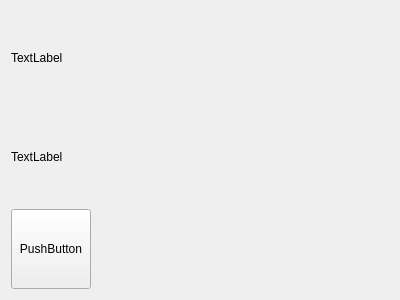
<?xml version="1.0" encoding="UTF-8"?>
<ui version="4.0">
 <class>Widget</class>
 <widget class="QWidget" name="Widget">
  <property name="geometry">
   <rect>
    <x>0</x>
    <y>0</y>
    <width>400</width>
    <height>300</height>
   </rect>
  </property>
  <property name="windowTitle">
   <string>Widget</string>
  </property>
  <layout class="QGridLayout" name="gridLayout">
   <item row="2" column="0">
    <widget class="QPushButton" name="pushButton">
     <property name="minimumSize">
      <size>
       <width>0</width>
       <height>80</height>
      </size>
     </property>
     <property name="text">
      <string>PushButton</string>
     </property>
    </widget>
   </item>
   <item row="2" column="1">
    <spacer name="horizontalSpacer">
     <property name="orientation">
      <enum>Qt::Horizontal</enum>
     </property>
     <property name="sizeHint" stdset="0">
      <size>
       <width>275</width>
       <height>20</height>
      </size>
     </property>
    </spacer>
   </item>
   <item row="0" column="0" colspan="2">
    <widget class="QLabel" name="label">
     <property name="text">
      <string>TextLabel</string>
     </property>
    </widget>
   </item>
   <item row="1" column="0" colspan="2">
    <widget class="QLabel" name="label_2">
     <property name="text">
      <string>TextLabel</string>
     </property>
    </widget>
   </item>
  </layout>
 </widget>
 <layoutdefault spacing="6" margin="11"/>
 <resources/>
 <connections/>
</ui>
